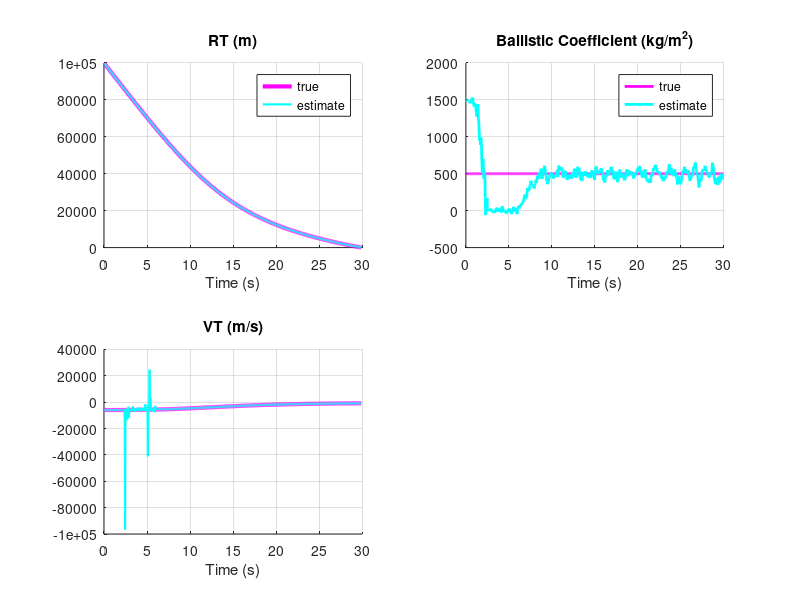

MATLAB code for this plot:
clear
close all
rng(1337, 'twister');

fid = fopen('D:\gh_repo\c4dynamics\examples\out\ballistic_mat.txt', 'wt');

zarchancase = 3;

switch zarchancase 
    case 0
        RT2 = 100000.;
        VT2 = -6000.;
        betaerr0 = 300; 
        Phis = 0; 
    case 1
        RT2 = 200000.;
        VT2 = -6000.;
        betaerr0 = 300; 
        Phis = 0;  
    case 2
        RT2 = 100000.;
        VT2 = -6000.;
        betaerr0 = 1000; 
        Phis = 0; 
    case 3
        RT2 = 100000.;
        VT2 = -6000.;
        betaerr0 = 1000; 
        Phis = 1000^2;  
    case 4
        RT2 = 100000.;
        VT2 = -6000.;
        betaerr0 = 300; 
        Phis = 300^2;
end 

        


BETA = 500.; % lb/ft^2 

RT2H = RT2 + 25;
VT2H = VT2 - 150;
BETAH = BETA + betaerr0;

RK2nd = false; % true; % 

TF = 30; % .2;% 2;
Q33 = Phis / TF;

count = 0;
ORDER = 3;
TS = .05;
T = 0.;
S = 0.;
H = .001;
SIGNOISE = sqrt(500.); % 0% 
PHI = zeros(ORDER,ORDER);
P = zeros(ORDER,ORDER);
Q = zeros(ORDER,ORDER);
IDN = eye(ORDER);
P(1,1) = SIGNOISE*SIGNOISE;
P(2,2) = 20000;
P(3,3) = betaerr0.^2;
HMAT = zeros(1,ORDER);
HMAT(1,1) = 1.;

while RT2 >= 0.
   
    RT2OLD = RT2;
    VT2OLD = VT2;
%     STEP = 1;
    rk_on = true;
    FLAG = 0;
    
    while rk_on % STEP <= 1
        
        if FLAG == 1
            RT2 = RT2+H*RT2D;
            VT2 = VT2+H*VT2D;
            T = T+H;
%             STEP = 2;
            rk_on = false;
        end
        
        RT2D = VT2;
        %    estimated air density     gravity  Vz^2                gravity
        %    
        VT2D = .0034 * exp(-RT2 / 22000.) * 32.174*VT2*VT2/(2.*BETA)-32.174;
        % betaD = 0
        FLAG = 1;
    end
    
    FLAG = 0;

    if RK2nd
    RT2 = .5*(RT2OLD+RT2+H*RT2D);
    VT2 = .5*(VT2OLD+VT2+H*VT2D);
    end


%     fprintf(fid, '%.3f %.5f %.5f\n', T, RT2, VT2);
    S = S+H;

    if T >= TF
       break
    end
    
    if S >= TS-.00001
        S = 0.;
        
        % 
        % predict \ covariance 
        %% 
        RHOH = .0034*exp(-RT2H/22000.);
        F21 = -32.174*RHOH*VT2H*VT2H/(2.*22000.*BETAH);
        F22 = RHOH*32.174*VT2H/BETAH;
        F23 = -RHOH*32.174*VT2H*VT2H/(2.*BETAH*BETAH);
        PHI(1,1) = 1.;
        PHI(1,2) = TS;
        PHI(2,1) = F21*TS;
        PHI(2,2) = 1.+F22*TS;
        PHI(2,3) = F23*TS;
        PHI(3,3) = 1.;
        Q(2,2) = F23*F23*Q33*TS*TS*TS/3.;
        Q(2,3) = F23*Q33*TS*TS/2.;
        Q(3,2) = Q(2,3);
        Q(3,3) = Q33*TS;
        M = PHI*P*PHI'+Q;
        
%         fprintf(fid, '%.3f %.5f %.5f %.5f\n', T, M(1, 1), M(2, 2), M(3, 3));
        
        % 
        % predict \ state 
        %% 
        RT2DB = VT2H;
        VT2DB = .0034*32.174*VT2H*VT2H*exp(-RT2H/22000.)/(2.*BETAH)-32.174;
        BETADB = 0;
        RT2H = RT2H + RT2DB * TS;
        VT2H = VT2H + VT2DB * TS;
        BETAH = BETAH + BETADB * TS;

        fprintf(fid, '%.3f %.5f %.5f %.5f\n', T, RT2H, VT2H, BETAH);
        
        %
        % take a measure 
        %%
        rand1 = rand;
        XNOISE = sqrt(2) * erfinv(2 * rand1 - 1) * SIGNOISE;
        rand;
        rand;
        Z = RT2+XNOISE;
           
        
        % 
        % correct \ covariance 
        %% 
        HMHT = HMAT*M*HMAT';
        R = SIGNOISE * SIGNOISE;
        HMHTR = HMHT(1,1) + R;
        HMHTRINV = 1./HMHTR;
        MHT = M*HMAT';
        
        for I = 1:ORDER
            GAIN(I,1) = MHT(I,1)*HMHTRINV;
        end
        
        P = (IDN-GAIN*HMAT)*M;

%         fprintf(fid, '%.3f %.5f %.5f %.5f\n', T, P(1, 1), P(2, 2), P(3, 3));
        
        
        
        %
        % correct state 
        %% 
        
        RES = Z - RT2H;
        
        RT2H = RT2H + GAIN(1,1)*RES;
        VT2H = VT2H + GAIN(2,1)*RES;
        BETAH = BETAH + GAIN(3,1)*RES;
        
%         fprintf(fid, '%.3f %.5f %.5f %.5f\n', T, RT2H, VT2H, BETAH);
        



        % 
        % errors 
        %% 
        ERRY = RT2-RT2H;
        SP11 = sqrt(P(1,1));
        ERRV = VT2-VT2H;
        SP22 = sqrt(P(2,2));
        ERRBETA = BETA-BETAH;
        SP33 = sqrt(P(3,3));
        RT2K = RT2/1000.;
        count = count+1;
        ArrayT(count) = T;
        ArrayRT2(count) = RT2;
        ArrayRT2H(count) = RT2H;
        ArrayRT2K(count) = RT2K;
        ArrayVT2(count) = VT2;
        ArrayVT2H(count) = VT2H;
        ArrayBETA(count) = BETA;
        ArrayBETAH(count) = BETAH;
        ArrayERRBETA(count) = ERRBETA;
        ArraySP33(count) = SP33;
    end
end

lb2kg = 1;%0.453592; 
ft2m  = 1;%0.3048;


% z
figure
subplot(2, 2, 1)
hold on
plot(ArrayT, ArrayRT2 * ft2m, 'm', 'linewidth', 3);
plot(ArrayT, ArrayRT2H * ft2m, 'c', 'linewidth', 1.5);
grid
xlabel('Time (s)')
title('RT (m)')
legend('true', 'estimate')
% ax = ancestor(h, 'axes');
% ax.YAxis.Exponent = 0;
% ax.YAxis.TickLabelFormat = '%.0f';

% vz
subplot(2, 2, 3)
hold on 
plot(ArrayT, ArrayVT2 * ft2m, 'm', 'linewidth', 3)
plot(ArrayT, ArrayVT2H * ft2m, 'c', 'linewidth', 1.5)
grid
xlabel('Time (s)')
title('VT (m/s)')


% beta
subplot(2, 2, 2)
hold on 
plot(ArrayT, ArrayBETA * lb2kg / ft2m^2, 'm', 'linewidth', 2)
plot(ArrayT, ArrayBETAH * lb2kg / ft2m^2, 'c', 'linewidth', 2)
grid
xlabel('Time (s)')
title('Ballistic Coefficient (kg/m^2)')
legend('true', 'estimate')
% axis([0 100 0 1000])


% figure
% plot(ArrayRT2K,ArraySP33,ArrayRT2K,-ArraySP33,ArrayRT2K,ArrayERRBETA, 'linewidth', 2)
% grid
% xlabel('Altitude (Kft)')
% title('Error in Ballistic Coefficient (Lb/Ft^2)')


% clc
output = [ArrayT',ArrayRT2K',ArrayRT2',ArrayRT2H',ArrayVT2',...
ArrayVT2H',ArrayBETA',ArrayBETAH'];
% save datfil.txt output /ascii
% disp 'simulation finished'

fclose(fid);




